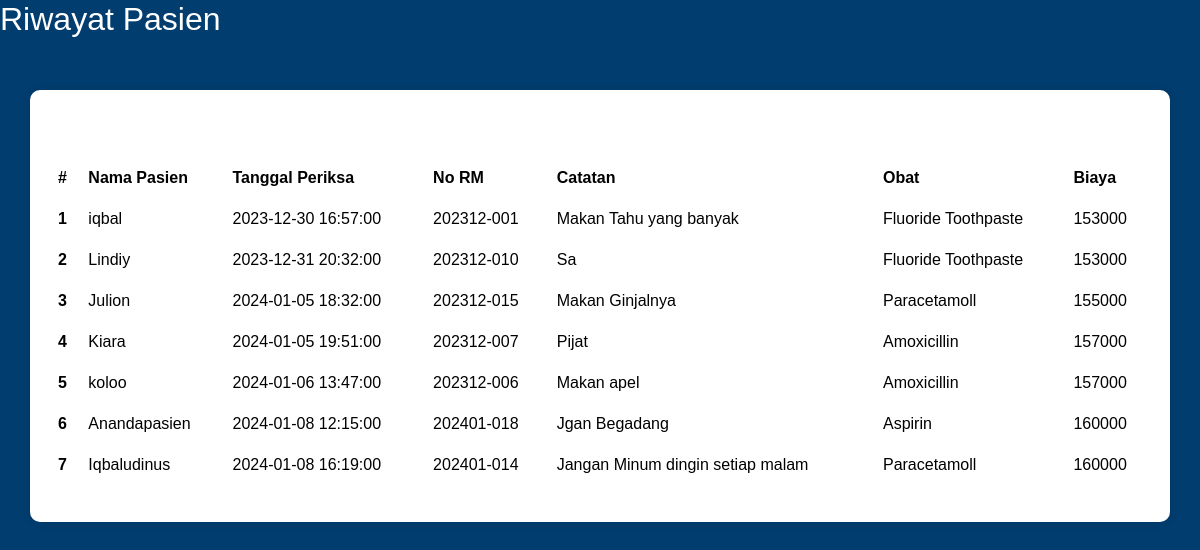
The app's page /pasien.php (signed in) with its own data.
### tables this page shows
CREATE TABLE `pasien` (
  `id` int(11) NOT NULL,
  `nama` varchar(255) NOT NULL,
  `alamat` varchar(255) NOT NULL,
  `no_ktp` varchar(255) NOT NULL,
  `no_hp` varchar(50) NOT NULL,
  `no_rm` varchar(25) NOT NULL
);

CREATE TABLE `periksa` (
  `id` int(11) NOT NULL,
  `id_daftar_poli` int(11) NOT NULL,
  `tgl_periksa` datetime NOT NULL,
  `catatan` text NOT NULL,
  `biaya_periksa` int(11) NOT NULL
);

CREATE TABLE `obat` (
  `id` int(11) NOT NULL,
  `nama_obat` varchar(50) NOT NULL,
  `kemasan` varchar(35) NOT NULL,
  `harga` int(11) NOT NULL
);

### pasien.php (the view, shortened to what this page needs)
<!DOCTYPE html>
<html lang="en">
<head>
    <link href="https://cdn.jsdelivr.net/npm/bootstrap@5.3.2/dist/css/bootstrap.min.css" rel="stylesheet">
</head>
<body>
    <h2>Riwayat Pasien</h2>
    <br>
    <div class="container">
        <br>
        <br>
        <table class="table table-hover">
            <thead>
                <tr>
                    <th scope="col">#</th>
                    <th scope="col">Nama Pasien</th>
                    <th scope="col">Tanggal Periksa</th>
                    <th scope="col">No RM</th>
                    <th scope="col">Catatan</th>
                    <th scope="col">Obat</th>
                    <th scope="col">Biaya</th>
                </tr>
            </thead>
            <tbody>
                <?php
                $result = mysqli_query($mysqli, "SELECT ps.nama, ps.no_rm, pr.tgl_periksa, pr.catatan, o.nama_obat, pr.biaya_periksa FROM pasien AS ps
                                                JOIN daftar_poli AS dp ON ps.id = dp.id_pasien
                                                JOIN periksa AS pr ON dp.id = pr.id_daftar_poli
                                                JOIN detail_periksa AS dep ON pr.id = dep.id_periksa
                                                JOIN obat AS o ON dep.id_obat = o.id
                                                JOIN jadwal_periksa AS jp ON dp.id_jadwal = jp.id
                                                JOIN dokter AS dok ON jp.id_dokter = dok.id
                                                WHERE jp.id_dokter IN (SELECT id FROM dokter WHERE id =  '" . $_SESSION['id_dokter'] . "')
                                            ");
                $no = 1;
                while ($data = mysqli_fetch_array($result)) {
                ?>
                    <tr>
                        <th scope="row"><?php echo $no++ ?></th>
                        <td><?php echo $data['nama'] ?></td>
                        <td><?php echo $data['tgl_periksa'] ?></td>
                        <td><?php echo $data['no_rm'] ?></td>
                        <td><?php echo $data['catatan'] ?></td>
                        <td><?php echo $data['nama_obat'] ?></td>
                        <td><?php echo $data['biaya_periksa'] ?></td>
                    </tr>
                <?php
                }
                ?>
            </tbody>
        </table>
    </div>
</body>
</html>

### pasien.php (style rules this page uses)
body { background-color: #023d6f; font-family: 'Poppins', Helvetica, sans-serif; }
h2 { color: #fff; }
.container { background-color: #fff; padding: 20px; border-radius: 10px; box-shadow: 0 0 10px rgba(0, 0, 0, 0.1); margin-top: 20px; }
.table { background-color: #023d6f; color: #fff; }
.table th, .table td { border-color: #fff; }

### records on screen
pasien: nama "iqbal", periksa.tgl_periksa "2023-12-30 16:57:00", no_rm "202312-001", periksa.catatan "Makan Tahu yang banyak", obat.nama_obat "Fluoride Toothpaste", periksa.biaya_periksa "153000"
pasien: nama "Lindiy", periksa.tgl_periksa "2023-12-31 20:32:00", no_rm "202312-010", periksa.catatan "Sa", obat.nama_obat "Fluoride Toothpaste", periksa.biaya_periksa "153000"
pasien: nama "Julion", periksa.tgl_periksa "2024-01-05 18:32:00", no_rm "202312-015", periksa.catatan "Makan Ginjalnya", obat.nama_obat "Paracetamoll", periksa.biaya_periksa "155000"
pasien: nama "Kiara", periksa.tgl_periksa "2024-01-05 19:51:00", no_rm "202312-007", periksa.catatan "Pijat", obat.nama_obat "Amoxicillin", periksa.biaya_periksa "157000"
pasien: nama "koloo", periksa.tgl_periksa "2024-01-06 13:47:00", no_rm "202312-006", periksa.catatan "Makan apel", obat.nama_obat "Amoxicillin", periksa.biaya_periksa "157000"
pasien: nama "Anandapasien", periksa.tgl_periksa "2024-01-08 12:15:00", no_rm "202401-018", periksa.catatan "Jgan Begadang", obat.nama_obat "Aspirin", periksa.biaya_periksa "160000"
pasien: nama "Iqbaludinus", periksa.tgl_periksa "2024-01-08 16:19:00", no_rm "202401-014", periksa.catatan "Jangan Minum dingin setiap malam", obat.nama_obat "Paracetamoll", periksa.biaya_periksa "160000"
